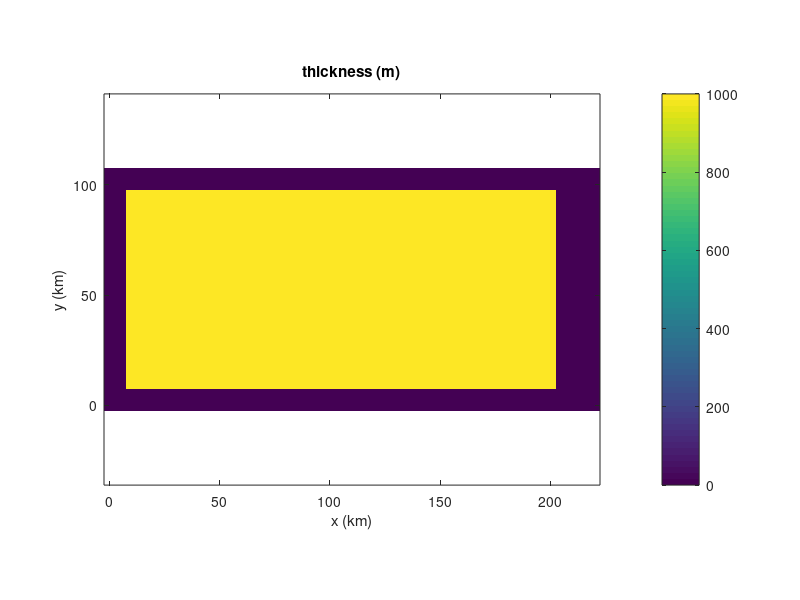
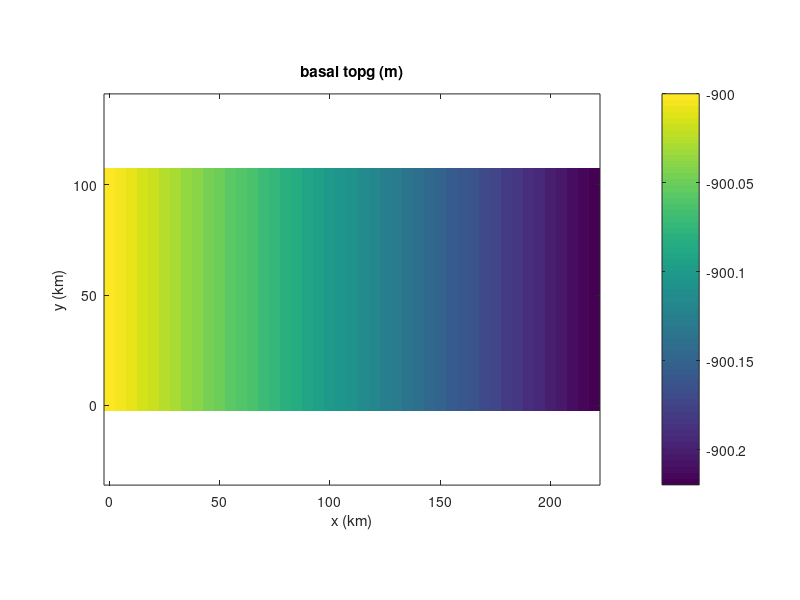
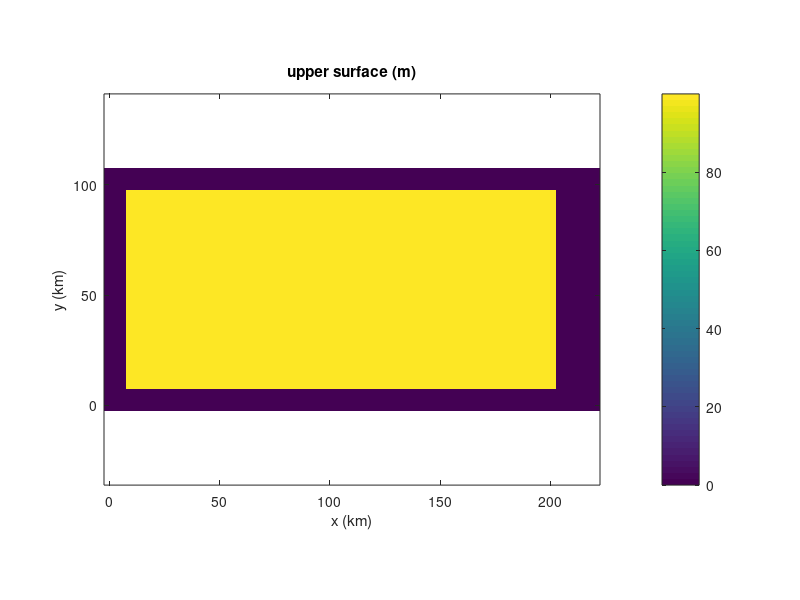

The MATLAB script that drew these images, in order: (Note: this script raises an error after producing the figures.)

%% file to create .mat input variables for Marion's coupled runs
%%
%% To be read by .py script to make .nc input file

double_res = 0;     %% flag to double res of grid
% double_res = 1;

rho_i = 910;     % ice density kg/m^3
rho_w = 1028;    % ocean water density kg/m^3

H0 = 1e3;
T0 = -10;
q0 = -7e-2;
slope = 1e-6;
b0 = 0.25;

r = 22; c = 45;
dew = 5e3; dns = 5e3;
x = [0:dew:dew*c-1]; xs = ( x(1:end-1)+x(2:end) )/2;
y = [0:dns:dns*r-1]'; ys = ( y(1:end-1)+y(2:end) )/2;


if( double_res == 1 )
    dew = 1/2*dew; dns = 1/2*dns;    % make these active to double resolution
    r = 2*r; c = 2*c;
    x2 = [0:dew:dew*c-1]; x2s = ( x2(1:end-1)+x2(2:end) )/2;
    y2 = [0:dns:dns*r-1]'; y2s = ( y2(1:end-1)+y2(2:end) )/2;
end

l = 11;     % no of vert levels


thck = H0 * ones( r, c );
artm = T0 * ones( r, c );
bheatflx = q0 * ones( r, c );
acab = b0 * ones( r, c );

topg = repmat( linspace( -9e2, -9e2-(slope*(c-1)*dew), c), r, 1 );      %% for debugging

% temp = repmat( linspace( (-H0*(rho_i/rho_w)-50)/1.25, -H0*(rho_i/rho_w)-50, c-3), r, 1 ) + 0;        %% force to be near floatationg at ds end
% topg = [ temp, repmat(temp(:,end-3), 1, 3 ) ];

usrf = topg + thck;

%% put buffer of zero thickness cells around perimeter (for remapping)
thck(1:2,:) = 0; thck(:,1:2) = 0; thck(end-1:end,:) = 0; thck(:,end-3:end) = 0;
usrf(1:2,:) = 0; usrf(:,1:2) = 0; usrf(end-1:end,:) = 0; usrf(:,end-3:end) = 0;

figure(1), imagesc( x/1e3, y/1e3, thck ), axis xy, axis equal, axis tight, colorbar
xlabel( 'x (km)' ), ylabel( 'y (km)' ), title( 'thickness (m)' )

figure(2), imagesc( x/1e3, y/1e3, topg ), axis xy, axis equal, axis tight, colorbar
xlabel( 'x (km)' ), ylabel( 'y (km)' ), title( 'basal topg (m)' )

figure(3), imagesc( x/1e3, y/1e3, usrf ), axis xy, axis equal, axis tight, colorbar
xlabel( 'x (km)' ), ylabel( 'y (km)' ), title( 'upper surface (m)' )

%% load in old till map
%  load ~/Home/GLAM/GLIMGLAM/SENS/new_UPB/trunk/GLAM/Tillggl           % Marion's path
load ~/work/modeling/glam-stream-marion-new/trunk/GLAM/Tillggl      % Steve's path

minTauf = Tillggl;

% %% hacks of minTauf field to make it easier for the model to converge
% ind = find( minTauf > 5e3 & minTauf <= 27500 ); minTauf(ind) = 7.5e3;
% ind = find( minTauf > 27500 ); minTauf(ind) = 1e4;
% ind = find( minTauf < 2.5e3 ); minTauf(ind) = 1e3;

% minTauf = 10e3 * ones( r-1, c-1 );       % for debugging
% minTauf = 1e7 * ones( r-1, c-1 );       
% minTauf(5:end-4,:) = 5e3;
% if( double_res == 1 )
%     minTauf(10:end-9,:) = 5e3;
% end 

if( double_res == 1 )
    minTauf = interp2( xs, ys, minTauf, x2s, y2s, 'nearest' );
    ind = find( isnan( minTauf ) ); minTauf(ind) = max( max( minTauf ) );
end 

beta = 1e6*ones(size(minTauf));
ind = find( minTauf <= 5e3 ); beta(ind) = 1e2;
% beta(8:14,:) = 3e1;
% beta(10:12,:) = 0.5e1;0

figure(4), imagesc( x/1e3, y/1e3, minTauf/1e3 ), axis xy, axis equal, axis tight, colorbar
xlabel( 'x (km)' ), ylabel( 'y (km)' ), title( 'Tau0 (kPa)' )

figure(5), imagesc( x/1e3, y/1e3, artm ), axis xy, axis equal, axis tight, colorbar
xlabel( 'x (km)' ), ylabel( 'y (km)' ), title( 'artm temp (C)' )

figure(6), imagesc( x/1e3, y/1e3, bheatflx ), axis xy, axis equal, axis tight, colorbar
xlabel( 'x (km)' ), ylabel( 'y (km)' ), title( 'geo flux (W m^2)' )

% %% add a kinbcmask field to specify where 0 flux bcs are
kinbcmask = zeros(size(minTauf));
kinbcmask(1:3,:) = 1; kinbcmask(end-2:end,:) = 1; kinbcmask(:,1:3) = 1;

uvelhom = zeros( l, r-1, c-1 );
for i=1:l
    uvelhom(i,:,:) = zeros(size(minTauf));
end

vvelhom = uvelhom; 

% bwat = 100*ones( size( topg ) );

figure(7), imagesc( x/1e3, y/1e3, kinbcmask ), axis xy, axis equal, axis tight, colorbar
xlabel( 'x (km)' ), ylabel( 'y (km)' ), title( 'kinbcmask' )

figure(8), imagesc( x/1e3, y/1e3, acab ), axis xy, axis equal, axis tight, colorbar
xlabel( 'x (km)' ), ylabel( 'y (km)' ), title( 'acab (m/a)' )

tauf = minTauf;

%  cd ~/Home/Glimmer2/glimmer-cism-lanl/branches/basalproc/tests/basalproc     % Marion's path
cd /Users/sprice/work/modeling/cism-parallel/tests/basalproc            % Steve's path

save bproc.mat artm acab bheatflx usrf topg thck beta tauf kinbcmask uvelhom vvelhom
